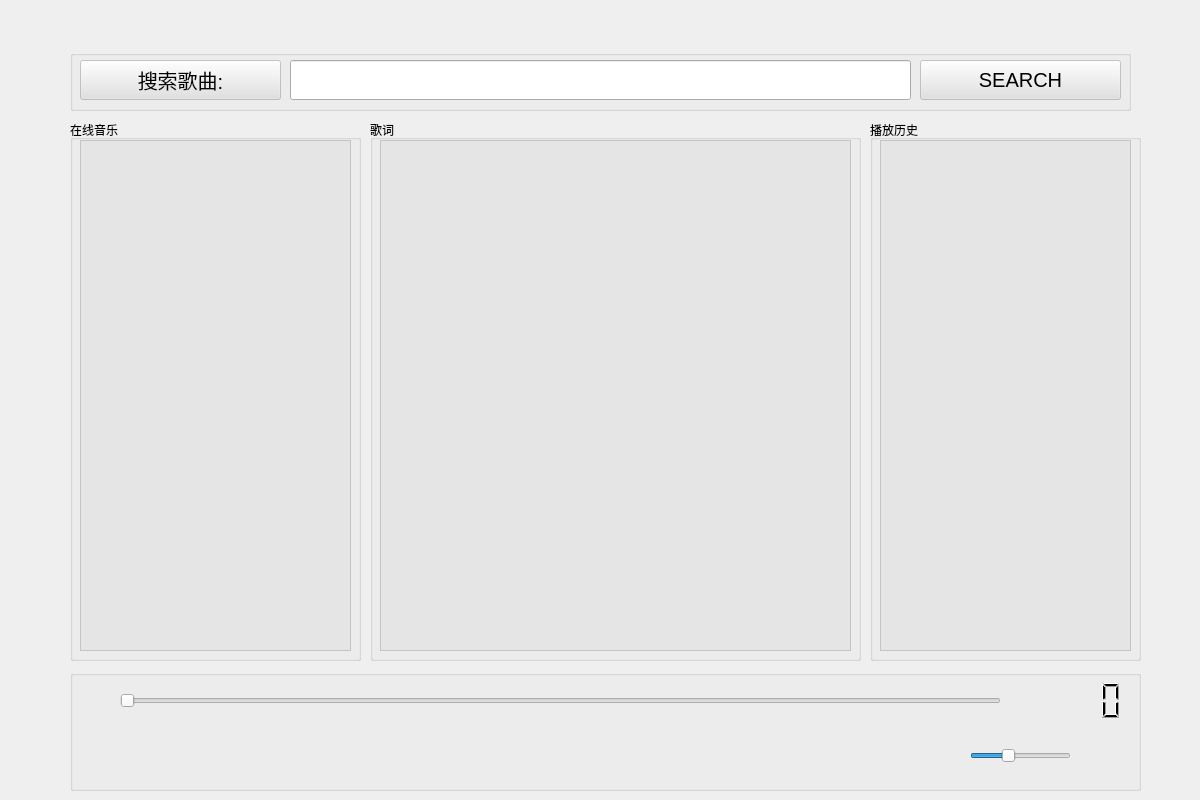
<?xml version="1.0" encoding="UTF-8"?>
<ui version="4.0">
 <class>OnlineMusicWidget</class>
 <widget class="QWidget" name="OnlineMusicWidget">
  <property name="geometry">
   <rect>
    <x>0</x>
    <y>0</y>
    <width>1200</width>
    <height>800</height>
   </rect>
  </property>
  <property name="windowTitle">
   <string>OnlineMusicWidget</string>
  </property>
  <widget class="QPushButton" name="Mini">
   <property name="geometry">
    <rect>
     <x>1120</x>
     <y>0</y>
     <width>41</width>
     <height>41</height>
    </rect>
   </property>
   <property name="cursor">
    <cursorShape>PointingHandCursor</cursorShape>
   </property>
   <property name="styleSheet">
    <string notr="true">QPushButton
{
background-repeat:no-repeat;
background-position:center center;
border:none;
color:white;
}
QPushButton:hover
{
background-repeat:no-repeat;
background-position:center center;
}
QPushButton:pressed
{
background-repeat:no-repeat;
background-position:center center;
}</string>
   </property>
   <property name="text">
    <string/>
   </property>
   <property name="icon">
    <iconset resource="images.qrc">
     <normaloff>:/new/prefix2/image/minimizing.png</normaloff>:/new/prefix2/image/minimizing.png</iconset>
   </property>
   <property name="iconSize">
    <size>
     <width>25</width>
     <height>25</height>
    </size>
   </property>
  </widget>
  <widget class="QPushButton" name="Title">
   <property name="geometry">
    <rect>
     <x>80</x>
     <y>60</y>
     <width>201</width>
     <height>40</height>
    </rect>
   </property>
   <property name="styleSheet">
    <string notr="true">font-size:20px;
coloe:rgb(225,225,225);
background-color:rgba(225,225,225,150);</string>
   </property>
   <property name="text">
    <string>搜索歌曲:</string>
   </property>
   <property name="icon">
    <iconset resource="images.qrc">
     <normaloff>:/new/prefix2/image/music.png</normaloff>:/new/prefix2/image/music.png</iconset>
   </property>
   <property name="iconSize">
    <size>
     <width>30</width>
     <height>30</height>
    </size>
   </property>
  </widget>
  <widget class="QPushButton" name="Search">
   <property name="geometry">
    <rect>
     <x>920</x>
     <y>60</y>
     <width>201</width>
     <height>40</height>
    </rect>
   </property>
   <property name="cursor">
    <cursorShape>PointingHandCursor</cursorShape>
   </property>
   <property name="styleSheet">
    <string notr="true">font-size:20px;
coloe:rgb(225,225,225);
background-color:rgba(225,225,225,150);</string>
   </property>
   <property name="text">
    <string>SEARCH</string>
   </property>
   <property name="icon">
    <iconset resource="images.qrc">
     <normaloff>:/new/prefix2/image/search.png</normaloff>:/new/prefix2/image/search.png</iconset>
   </property>
   <property name="iconSize">
    <size>
     <width>20</width>
     <height>20</height>
    </size>
   </property>
  </widget>
  <widget class="QLineEdit" name="InputSong">
   <property name="geometry">
    <rect>
     <x>290</x>
     <y>60</y>
     <width>621</width>
     <height>40</height>
    </rect>
   </property>
  </widget>
  <widget class="QGroupBox" name="groupBox">
   <property name="geometry">
    <rect>
     <x>70</x>
     <y>50</y>
     <width>1061</width>
     <height>61</height>
    </rect>
   </property>
   <property name="title">
    <string/>
   </property>
  </widget>
  <widget class="QGroupBox" name="groupBox_2">
   <property name="geometry">
    <rect>
     <x>70</x>
     <y>120</y>
     <width>291</width>
     <height>541</height>
    </rect>
   </property>
   <property name="title">
    <string>在线音乐</string>
   </property>
   <widget class="QTextEdit" name="OnlineSongList">
    <property name="geometry">
     <rect>
      <x>10</x>
      <y>20</y>
      <width>271</width>
      <height>511</height>
     </rect>
    </property>
    <property name="font">
     <font>
      <family>SimSun-ExtB</family>
      <pointsize>-1</pointsize>
     </font>
    </property>
    <property name="styleSheet">
     <string notr="true">font-size:14px;
coloe:rgb(225,225,225);
background-color:rgba(225,225,225,150);</string>
    </property>
   </widget>
  </widget>
  <widget class="QTextEdit" name="textEdit_2">
   <property name="geometry">
    <rect>
     <x>380</x>
     <y>140</y>
     <width>471</width>
     <height>511</height>
    </rect>
   </property>
   <property name="styleSheet">
    <string notr="true">font-size:14px;
coloe:rgb(225,225,225);
background-color:rgba(225,225,225,150);</string>
   </property>
  </widget>
  <widget class="QGroupBox" name="groupBox_4">
   <property name="geometry">
    <rect>
     <x>370</x>
     <y>120</y>
     <width>491</width>
     <height>541</height>
    </rect>
   </property>
   <property name="title">
    <string>歌词</string>
   </property>
  </widget>
  <widget class="QTextEdit" name="textEdit_3">
   <property name="geometry">
    <rect>
     <x>880</x>
     <y>140</y>
     <width>251</width>
     <height>511</height>
    </rect>
   </property>
   <property name="styleSheet">
    <string notr="true">font-size:14px;
coloe:rgb(225,225,225);
background-color:rgba(225,225,225,150);</string>
   </property>
  </widget>
  <widget class="QGroupBox" name="groupBox_5">
   <property name="geometry">
    <rect>
     <x>870</x>
     <y>120</y>
     <width>271</width>
     <height>541</height>
    </rect>
   </property>
   <property name="title">
    <string>播放历史</string>
   </property>
  </widget>
  <widget class="QPushButton" name="Skin">
   <property name="geometry">
    <rect>
     <x>0</x>
     <y>0</y>
     <width>50</width>
     <height>50</height>
    </rect>
   </property>
   <property name="styleSheet">
    <string notr="true">QPushButton
{
background-repeat:no-repeat;
background-position:center center;
border:none;
color:white;
}
QPushButton:hover
{
background-repeat:no-repeat;
background-position:center center;
}
QPushButton:pressed
{
background-repeat:no-repeat;
background-position:center center;
}</string>
   </property>
   <property name="text">
    <string/>
   </property>
   <property name="icon">
    <iconset resource="images.qrc">
     <normaloff>:/new/prefix2/image/skin.png</normaloff>:/new/prefix2/image/skin.png</iconset>
   </property>
   <property name="iconSize">
    <size>
     <width>35</width>
     <height>35</height>
    </size>
   </property>
  </widget>
  <widget class="QPushButton" name="Documents">
   <property name="geometry">
    <rect>
     <x>150</x>
     <y>730</y>
     <width>50</width>
     <height>50</height>
    </rect>
   </property>
   <property name="cursor">
    <cursorShape>PointingHandCursor</cursorShape>
   </property>
   <property name="styleSheet">
    <string notr="true">QPushButton
{
background-repeat:no-repeat;
background-position:center center;
border:none;
color:white;
}
QPushButton:hover
{
background-repeat:no-repeat;
background-position:center center;
}
QPushButton:pressed
{
background-repeat:no-repeat;
background-position:center center;
}</string>
   </property>
   <property name="text">
    <string/>
   </property>
   <property name="icon">
    <iconset resource="images.qrc">
     <normaloff>:/new/prefix2/image/Document.png</normaloff>:/new/prefix2/image/Document.png</iconset>
   </property>
   <property name="iconSize">
    <size>
     <width>50</width>
     <height>50</height>
    </size>
   </property>
  </widget>
  <widget class="QPushButton" name="Play">
   <property name="geometry">
    <rect>
     <x>350</x>
     <y>730</y>
     <width>50</width>
     <height>50</height>
    </rect>
   </property>
   <property name="cursor">
    <cursorShape>PointingHandCursor</cursorShape>
   </property>
   <property name="styleSheet">
    <string notr="true">QPushButton
{
background-repeat:no-repeat;
background-position:center center;
border:none;
color:white;
}
QPushButton:hover
{
background-repeat:no-repeat;
background-position:center center;
}
QPushButton:pressed
{
background-repeat:no-repeat;
background-position:center center;
}</string>
   </property>
   <property name="text">
    <string/>
   </property>
   <property name="icon">
    <iconset resource="images.qrc">
     <normaloff>:/new/prefix2/image/24gl-play.png</normaloff>:/new/prefix2/image/24gl-play.png</iconset>
   </property>
   <property name="iconSize">
    <size>
     <width>35</width>
     <height>35</height>
    </size>
   </property>
  </widget>
  <widget class="QPushButton" name="Pause">
   <property name="geometry">
    <rect>
     <x>460</x>
     <y>730</y>
     <width>50</width>
     <height>50</height>
    </rect>
   </property>
   <property name="cursor">
    <cursorShape>PointingHandCursor</cursorShape>
   </property>
   <property name="styleSheet">
    <string notr="true">QPushButton
{
background-repeat:no-repeat;
background-position:center center;
border:none;
color:white;
}
QPushButton:hover
{
background-repeat:no-repeat;
background-position:center center;
}
QPushButton:pressed
{
background-repeat:no-repeat;
background-position:center center;
}</string>
   </property>
   <property name="text">
    <string/>
   </property>
   <property name="icon">
    <iconset resource="images.qrc">
     <normaloff>:/new/prefix2/image/stop.png</normaloff>:/new/prefix2/image/stop.png</iconset>
   </property>
   <property name="iconSize">
    <size>
     <width>60</width>
     <height>60</height>
    </size>
   </property>
  </widget>
  <widget class="QPushButton" name="Stop">
   <property name="geometry">
    <rect>
     <x>570</x>
     <y>730</y>
     <width>50</width>
     <height>50</height>
    </rect>
   </property>
   <property name="cursor">
    <cursorShape>PointingHandCursor</cursorShape>
   </property>
   <property name="styleSheet">
    <string notr="true">QPushButton
{
background-repeat:no-repeat;
background-position:center center;
border:none;
color:white;
}
QPushButton:hover
{
background-repeat:no-repeat;
background-position:center center;
}
QPushButton:pressed
{
background-repeat:no-repeat;
background-position:center center;
}</string>
   </property>
   <property name="text">
    <string/>
   </property>
   <property name="icon">
    <iconset resource="images.qrc">
     <normaloff>:/new/prefix2/image/stop2.png</normaloff>:/new/prefix2/image/stop2.png</iconset>
   </property>
   <property name="iconSize">
    <size>
     <width>30</width>
     <height>30</height>
    </size>
   </property>
  </widget>
  <widget class="QPushButton" name="Piror">
   <property name="geometry">
    <rect>
     <x>680</x>
     <y>730</y>
     <width>50</width>
     <height>50</height>
    </rect>
   </property>
   <property name="cursor">
    <cursorShape>PointingHandCursor</cursorShape>
   </property>
   <property name="styleSheet">
    <string notr="true">QPushButton
{
background-repeat:no-repeat;
background-position:center center;
border:none;
color:white;
}
QPushButton:hover
{
background-repeat:no-repeat;
background-position:center center;
}
QPushButton:pressed
{
background-repeat:no-repeat;
background-position:center center;
}</string>
   </property>
   <property name="text">
    <string/>
   </property>
   <property name="icon">
    <iconset resource="images.qrc">
     <normaloff>:/new/prefix2/image/piror.png</normaloff>:/new/prefix2/image/piror.png</iconset>
   </property>
   <property name="iconSize">
    <size>
     <width>50</width>
     <height>50</height>
    </size>
   </property>
  </widget>
  <widget class="QPushButton" name="Volumn">
   <property name="geometry">
    <rect>
     <x>1080</x>
     <y>730</y>
     <width>50</width>
     <height>50</height>
    </rect>
   </property>
   <property name="cursor">
    <cursorShape>PointingHandCursor</cursorShape>
   </property>
   <property name="styleSheet">
    <string notr="true">QPushButton
{
background-repeat:no-repeat;
background-position:center center;
border:none;
color:white;
}
QPushButton:hover
{
background-repeat:no-repeat;
background-position:center center;
}
QPushButton:pressed
{
background-repeat:no-repeat;
background-position:center center;
}</string>
   </property>
   <property name="text">
    <string/>
   </property>
   <property name="icon">
    <iconset resource="images.qrc">
     <normaloff>:/new/prefix2/image/volumn.png</normaloff>:/new/prefix2/image/volumn.png</iconset>
   </property>
   <property name="iconSize">
    <size>
     <width>50</width>
     <height>50</height>
    </size>
   </property>
  </widget>
  <widget class="QLCDNumber" name="lcdNumber">
   <property name="geometry">
    <rect>
     <x>1010</x>
     <y>680</y>
     <width>121</width>
     <height>41</height>
    </rect>
   </property>
   <property name="styleSheet">
    <string notr="true"/>
   </property>
   <property name="lineWidth">
    <number>0</number>
   </property>
  </widget>
  <widget class="QSlider" name="horizontalSlider">
   <property name="geometry">
    <rect>
     <x>120</x>
     <y>680</y>
     <width>881</width>
     <height>41</height>
    </rect>
   </property>
   <property name="cursor">
    <cursorShape>PointingHandCursor</cursorShape>
   </property>
   <property name="orientation">
    <enum>Qt::Horizontal</enum>
   </property>
  </widget>
  <widget class="QSlider" name="horizontalSlider_2">
   <property name="geometry">
    <rect>
     <x>970</x>
     <y>740</y>
     <width>101</width>
     <height>31</height>
    </rect>
   </property>
   <property name="cursor">
    <cursorShape>PointingHandCursor</cursorShape>
   </property>
   <property name="styleSheet">
    <string notr="true">QPushButton
{
background-repeat:no-repeat;
background-position:center center;
border:none;
color:white;
}
QPushButton:hover
{
background-repeat:no-repeat;
background-position:center center;
}
QPushButton:pressed
{
background-repeat:no-repeat;
background-position:center center;
}</string>
   </property>
   <property name="maximum">
    <number>100</number>
   </property>
   <property name="value">
    <number>36</number>
   </property>
   <property name="orientation">
    <enum>Qt::Horizontal</enum>
   </property>
  </widget>
  <widget class="QGroupBox" name="groupBox_3">
   <property name="geometry">
    <rect>
     <x>70</x>
     <y>670</y>
     <width>1071</width>
     <height>121</height>
    </rect>
   </property>
   <property name="title">
    <string/>
   </property>
   <widget class="QPushButton" name="next">
    <property name="geometry">
     <rect>
      <x>720</x>
      <y>60</y>
      <width>50</width>
      <height>50</height>
     </rect>
    </property>
    <property name="cursor">
     <cursorShape>PointingHandCursor</cursorShape>
    </property>
    <property name="styleSheet">
     <string notr="true">QPushButton
{
background-repeat:no-repeat;
background-position:center center;
border:none;
color:white;
}
QPushButton:hover
{
background-repeat:no-repeat;
background-position:center center;
}
QPushButton:pressed
{
background-repeat:no-repeat;
background-position:center center;
}</string>
    </property>
    <property name="text">
     <string/>
    </property>
    <property name="icon">
     <iconset resource="images.qrc">
      <normaloff>:/new/prefix2/image/next.png</normaloff>:/new/prefix2/image/next.png</iconset>
    </property>
    <property name="iconSize">
     <size>
      <width>50</width>
      <height>50</height>
     </size>
    </property>
   </widget>
  </widget>
  <widget class="QPushButton" name="Close">
   <property name="geometry">
    <rect>
     <x>1160</x>
     <y>0</y>
     <width>41</width>
     <height>41</height>
    </rect>
   </property>
   <property name="cursor">
    <cursorShape>PointingHandCursor</cursorShape>
   </property>
   <property name="styleSheet">
    <string notr="true">QPushButton
{
background-repeat:no-repeat;
background-position:center center;
border:none;
color:white;
}
QPushButton:hover
{
background-repeat:no-repeat;
background-position:center center;
}
QPushButton:pressed
{
background-repeat:no-repeat;
background-position:center center;
}</string>
   </property>
   <property name="text">
    <string/>
   </property>
   <property name="icon">
    <iconset resource="images.qrc">
     <normaloff>:/new/prefix2/image/close2.png</normaloff>:/new/prefix2/image/close2.png</iconset>
   </property>
   <property name="iconSize">
    <size>
     <width>30</width>
     <height>30</height>
    </size>
   </property>
  </widget>
  <zorder>groupBox_3</zorder>
  <zorder>Skin</zorder>
  <zorder>groupBox_5</zorder>
  <zorder>groupBox_4</zorder>
  <zorder>groupBox_2</zorder>
  <zorder>groupBox</zorder>
  <zorder>Mini</zorder>
  <zorder>Title</zorder>
  <zorder>Search</zorder>
  <zorder>InputSong</zorder>
  <zorder>textEdit_2</zorder>
  <zorder>textEdit_3</zorder>
  <zorder>Documents</zorder>
  <zorder>Play</zorder>
  <zorder>Pause</zorder>
  <zorder>Stop</zorder>
  <zorder>Piror</zorder>
  <zorder>Volumn</zorder>
  <zorder>lcdNumber</zorder>
  <zorder>horizontalSlider</zorder>
  <zorder>horizontalSlider_2</zorder>
  <zorder>Close</zorder>
 </widget>
 <resources>
  <include location="images.qrc"/>
 </resources>
 <connections/>
</ui>
